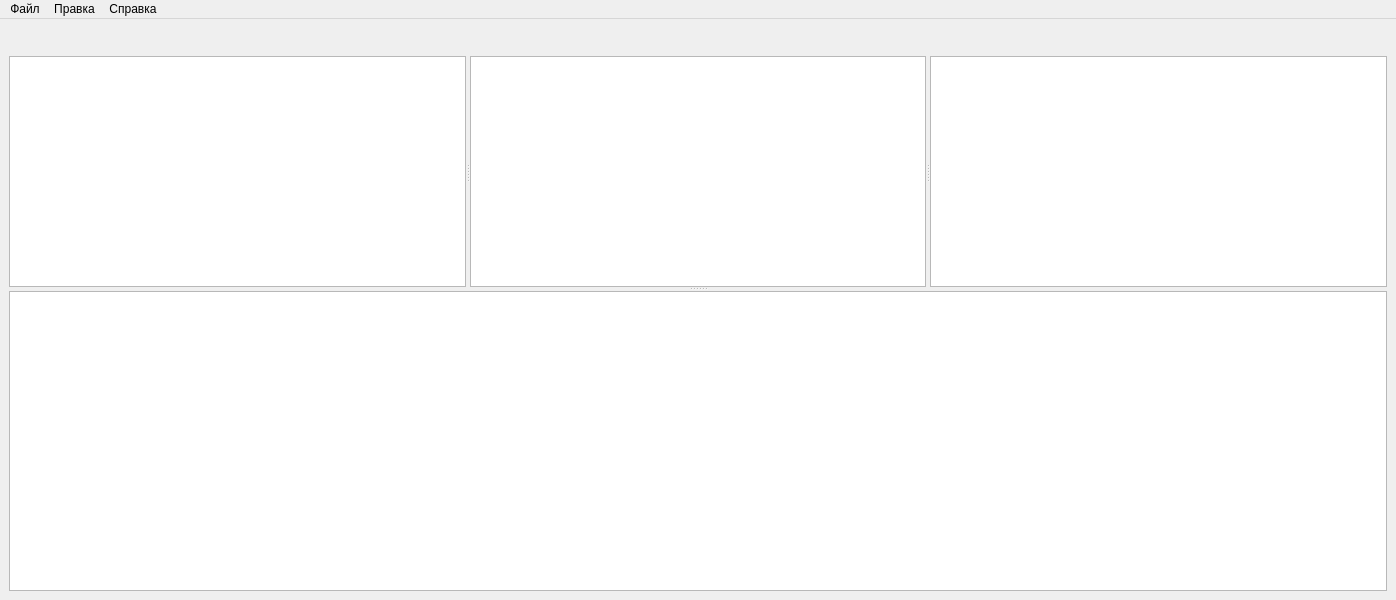
<?xml version="1.0" encoding="UTF-8"?>
<ui version="4.0">
 <class>MainWindow</class>
 <widget class="QMainWindow" name="MainWindow">
  <property name="geometry">
   <rect>
    <x>0</x>
    <y>0</y>
    <width>1396</width>
    <height>600</height>
   </rect>
  </property>
  <property name="windowTitle">
   <string>LoraSim</string>
  </property>
  <widget class="QWidget" name="centralwidget">
   <layout class="QGridLayout" name="gridLayout_4">
    <item row="0" column="0">
     <widget class="QWidget" name="widget" native="true">
      <property name="sizePolicy">
       <sizepolicy hsizetype="Preferred" vsizetype="Maximum">
        <horstretch>0</horstretch>
        <verstretch>0</verstretch>
       </sizepolicy>
      </property>
      <layout class="QHBoxLayout" name="horizontalLayout_2">
       <property name="spacing">
        <number>0</number>
       </property>
       <property name="leftMargin">
        <number>0</number>
       </property>
       <property name="topMargin">
        <number>0</number>
       </property>
       <property name="rightMargin">
        <number>0</number>
       </property>
       <property name="bottomMargin">
        <number>0</number>
       </property>
       <item>
        <widget class="QPushButton" name="pushButton_3">
         <property name="toolTip">
          <string>Запуск</string>
         </property>
         <property name="text">
          <string/>
         </property>
         <property name="icon">
          <iconset>
           <normaloff>resources/play-button-svgrepo-com.svg</normaloff>resources/play-button-svgrepo-com.svg</iconset>
         </property>
         <property name="flat">
          <bool>true</bool>
         </property>
        </widget>
       </item>
       <item>
        <widget class="QPushButton" name="pushButton_2">
         <property name="toolTip">
          <string>Пауза</string>
         </property>
         <property name="text">
          <string/>
         </property>
         <property name="icon">
          <iconset>
           <normaloff>resources/pause-svgrepo-com.svg</normaloff>resources/pause-svgrepo-com.svg</iconset>
         </property>
         <property name="iconSize">
          <size>
           <width>20</width>
           <height>20</height>
          </size>
         </property>
         <property name="flat">
          <bool>true</bool>
         </property>
        </widget>
       </item>
       <item>
        <widget class="QPushButton" name="pushButton">
         <property name="toolTip">
          <string>Стоп</string>
         </property>
         <property name="text">
          <string/>
         </property>
         <property name="icon">
          <iconset>
           <normaloff>resources/stop-svgrepo-com.svg</normaloff>resources/stop-svgrepo-com.svg</iconset>
         </property>
         <property name="flat">
          <bool>true</bool>
         </property>
        </widget>
       </item>
       <item>
        <widget class="QPushButton" name="pushButton_4">
         <property name="toolTip">
          <string>Предыдущий шаг</string>
         </property>
         <property name="text">
          <string/>
         </property>
         <property name="icon">
          <iconset>
           <normaloff>resources/previous-svgrepo-com.svg</normaloff>resources/previous-svgrepo-com.svg</iconset>
         </property>
         <property name="flat">
          <bool>true</bool>
         </property>
        </widget>
       </item>
       <item>
        <widget class="QPushButton" name="pushButton_5">
         <property name="toolTip">
          <string>Следующий шаг</string>
         </property>
         <property name="text">
          <string/>
         </property>
         <property name="icon">
          <iconset>
           <normaloff>resources/next-svgrepo-com.svg</normaloff>resources/next-svgrepo-com.svg</iconset>
         </property>
         <property name="flat">
          <bool>true</bool>
         </property>
        </widget>
       </item>
       <item>
        <spacer name="horizontalSpacer">
         <property name="orientation">
          <enum>Qt::Horizontal</enum>
         </property>
         <property name="sizeHint" stdset="0">
          <size>
           <width>619</width>
           <height>20</height>
          </size>
         </property>
        </spacer>
       </item>
      </layout>
     </widget>
    </item>
    <item row="1" column="0">
     <widget class="QWidget" name="widget_3" native="true">
      <property name="sizePolicy">
       <sizepolicy hsizetype="Expanding" vsizetype="Minimum">
        <horstretch>0</horstretch>
        <verstretch>0</verstretch>
       </sizepolicy>
      </property>
      <layout class="QGridLayout" name="gridLayout">
       <property name="leftMargin">
        <number>0</number>
       </property>
       <property name="topMargin">
        <number>0</number>
       </property>
       <property name="rightMargin">
        <number>0</number>
       </property>
       <property name="bottomMargin">
        <number>0</number>
       </property>
       <item row="0" column="0">
        <widget class="QSplitter" name="splitter">
         <property name="orientation">
          <enum>Qt::Vertical</enum>
         </property>
         <widget class="QWidget" name="widget_2" native="true">
          <property name="sizePolicy">
           <sizepolicy hsizetype="Expanding" vsizetype="Minimum">
            <horstretch>0</horstretch>
            <verstretch>0</verstretch>
           </sizepolicy>
          </property>
          <property name="styleSheet">
           <string notr="true"/>
          </property>
          <layout class="QHBoxLayout" name="horizontalLayout_6" stretch="0">
           <property name="leftMargin">
            <number>0</number>
           </property>
           <property name="topMargin">
            <number>0</number>
           </property>
           <property name="rightMargin">
            <number>0</number>
           </property>
           <property name="bottomMargin">
            <number>0</number>
           </property>
           <item>
            <widget class="QSplitter" name="splitter_2">
             <property name="sizePolicy">
              <sizepolicy hsizetype="Preferred" vsizetype="Preferred">
               <horstretch>0</horstretch>
               <verstretch>0</verstretch>
              </sizepolicy>
             </property>
             <property name="orientation">
              <enum>Qt::Horizontal</enum>
             </property>
             <widget class="DeviceListWidget" name="listView">
              <property name="sizePolicy">
               <sizepolicy hsizetype="Maximum" vsizetype="Preferred">
                <horstretch>0</horstretch>
                <verstretch>0</verstretch>
               </sizepolicy>
              </property>
              <property name="baseSize">
               <size>
                <width>400</width>
                <height>0</height>
               </size>
              </property>
             </widget>
             <widget class="WorkspaceWidget" name="graphicsView">
              <property name="sizePolicy">
               <sizepolicy hsizetype="Minimum" vsizetype="Preferred">
                <horstretch>0</horstretch>
                <verstretch>0</verstretch>
               </sizepolicy>
              </property>
              <property name="baseSize">
               <size>
                <width>600</width>
                <height>0</height>
               </size>
              </property>
             </widget>
             <widget class="CustomTreeWidget" name="treeView">
              <property name="sizePolicy">
               <sizepolicy hsizetype="Maximum" vsizetype="Expanding">
                <horstretch>0</horstretch>
                <verstretch>0</verstretch>
               </sizepolicy>
              </property>
              <property name="minimumSize">
               <size>
                <width>350</width>
                <height>0</height>
               </size>
              </property>
              <property name="maximumSize">
               <size>
                <width>16777215</width>
                <height>16777215</height>
               </size>
              </property>
              <property name="baseSize">
               <size>
                <width>800</width>
                <height>0</height>
               </size>
              </property>
              <property name="alternatingRowColors">
               <bool>true</bool>
              </property>
              <attribute name="headerDefaultSectionSize">
               <number>175</number>
              </attribute>
             </widget>
            </widget>
           </item>
          </layout>
         </widget>
         <widget class="QTextEdit" name="textEdit">
          <property name="sizePolicy">
           <sizepolicy hsizetype="Preferred" vsizetype="Maximum">
            <horstretch>0</horstretch>
            <verstretch>0</verstretch>
           </sizepolicy>
          </property>
          <property name="minimumSize">
           <size>
            <width>0</width>
            <height>300</height>
           </size>
          </property>
          <property name="font">
           <font>
            <family>Segoe UI Symbol</family>
            <kerning>false</kerning>
           </font>
          </property>
          <property name="readOnly">
           <bool>true</bool>
          </property>
         </widget>
        </widget>
       </item>
      </layout>
     </widget>
    </item>
   </layout>
  </widget>
  <widget class="QMenuBar" name="menubar">
   <property name="geometry">
    <rect>
     <x>0</x>
     <y>0</y>
     <width>1396</width>
     <height>21</height>
    </rect>
   </property>
   <widget class="QMenu" name="menu">
    <property name="title">
     <string>Файл</string>
    </property>
    <addaction name="action"/>
    <addaction name="action_2"/>
    <addaction name="action_3"/>
    <addaction name="action_4"/>
   </widget>
   <widget class="QMenu" name="menu_2">
    <property name="title">
     <string>Правка</string>
    </property>
    <addaction name="action_5"/>
   </widget>
   <widget class="QMenu" name="menu_3">
    <property name="title">
     <string>Справка</string>
    </property>
    <addaction name="action_6"/>
   </widget>
   <addaction name="menu"/>
   <addaction name="menu_2"/>
   <addaction name="menu_3"/>
  </widget>
  <action name="action">
   <property name="text">
    <string>Создать</string>
   </property>
  </action>
  <action name="action_2">
   <property name="text">
    <string>Открыть</string>
   </property>
  </action>
  <action name="action_3">
   <property name="text">
    <string>Сохранить</string>
   </property>
  </action>
  <action name="action_4">
   <property name="text">
    <string>Сохранить как</string>
   </property>
  </action>
  <action name="action_5">
   <property name="text">
    <string>Настройки</string>
   </property>
  </action>
  <action name="action_6">
   <property name="text">
    <string>О программе...</string>
   </property>
  </action>
 </widget>
 <customwidgets>
  <customwidget>
   <class>DeviceListWidget</class>
   <extends>QListView</extends>
   <header>widgets.DeviceListWidget</header>
  </customwidget>
  <customwidget>
   <class>WorkspaceWidget</class>
   <extends>QGraphicsView</extends>
   <header>widgets.WorkspaceWidget</header>
  </customwidget>
  <customwidget>
   <class>CustomTreeWidget</class>
   <extends>QTreeView</extends>
   <header>widgets.CustomTreeWidget</header>
  </customwidget>
 </customwidgets>
 <resources/>
 <connections/>
</ui>
